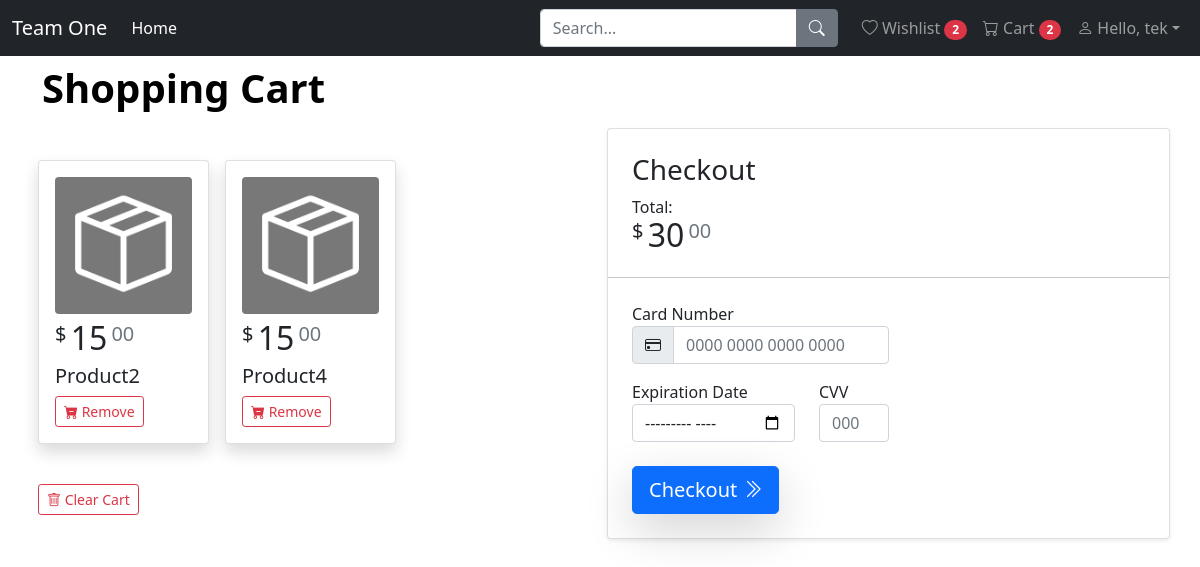
Page /cart (signed in) on the committed database.
### app/models.py (models this page shows, shortened)
class User(UserMixin, db.Model):
    id = db.Column(db.Integer, primary_key=True)
    name = db.Column(db.String(64), index=True, unique=True)
    email = db.Column(db.String(128), index=True, unique=True)
    password_hash = db.Column(db.String(128))
    img = db.Column(db.String(30), nullable=False, default='default.jpg')
    seller = db.Column(db.Boolean(), default=False)
    cart = db.relationship('Item', secondary=carts,lazy='subquery')
    wishlist = db.relationship('Item', secondary=carts,lazy='subquery')
    @staticmethod
    @login.user_loader
    def get_user(id):
        return User.query.get(id)

class Item(db.Model):
    id = db.Column(db.Integer(), primary_key=True)
    name = db.Column(db.String(32), nullable=False)
    price = db.Column(db.Float(), nullable=False)
    description = db.Column(db.String(128),  nullable= False)
    img = db.Column(db.String(30), nullable=False, default='default.jpg')

### app/routes.py (the view)
@app.route('/cart')
def cart():
    return render_template('cart.html')

### templates/cart.html
{% extends "layout.html" %}
{% import "includes/components.html" as components %}
{% block content %}
<h1 class="fw-bold mb-3 text-black">Shopping Cart</h1>
{% if current_user.cart|length %}
<div class="row">
    <div class="col-xl row g-3 mb-4">
        {% for item in current_user.cart %}
            <div class="col-3 col-xl-4">
            {% call components.product_card(item) %}
            <a class="btn btn-outline-danger btn-sm mt-2" href="/cart/remove/{{item.id}}"><i class="bi bi-cart-dash-fill"></i> Remove</a>
            {% endcall %}
            </div>
        {% endfor %}
        <div>
            <a class="btn btn-outline-danger btn-sm mt-4" href="/cart/remove/all"><i class="bi bi-trash"></i> Clear Cart</a>
        </div>
    </div>
    <div class="col-xl ms-xl-3 p-0 card shadow-sm">
        <div class="card-body d-block p-4 pb-2">
            <h3 class="card-title">Checkout</h3>
            Total:<br>
            {{components.price(current_user.cart|sum(attribute='price'))}}
        </div>
        <hr>
        <div class="card-body d-block p-4 py-2">
            <form action="/cart/checkout" method="post" class="col-6" disabled>
                <label>Card Number</label>
                <div class="input-group mb-3">
                    <span class="input-group-text bi bi-credit-card"></span>
                    <input class="form-control" placeholder="0000 0000 0000 0000" name="card_number" type="text" required>
                </div>
                <div class="row">
                    <div class="col-8">
                        <label>Expiration Date</label>
                        <input class="form-control col-8" name="expiration_date" type="month" required>
                    </div>
                    <div class="col-4">
                        <label>CVV</label>
                        <input class="form-control col-8" placeholder="000" name="cvv" type="password" required>
                    </div>
                </div>
                <button class="btn btn-primary btn-lg shadow-lg mt-4" type="submit">Checkout <i class="bi bi-chevron-double-right"></i></button>
            </form>
        </div>
    </div>
</div>
{% else %}
<p>Your cart is empty!</p>
{% endif %}
{% endblock %}

### templates/layout.html (shortened to what this page needs)
<html>
    <head>
        <link rel="stylesheet" href="/styles.css">
        <link href="https://cdn.jsdelivr.net/npm/bootstrap@5.1.3/dist/css/bootstrap.min.css" rel="stylesheet">
        <link rel="stylesheet" href="https://cdn.jsdelivr.net/npm/bootstrap-icons@1.8.1/font/bootstrap-icons.css">
    </head>
    <body>
        <nav class="navbar navbar-expand-lg navbar-dark bg-dark">
            <div class="container-fluid">
                <a class="navbar-brand" href="/">Team One</a>
                <ul class="navbar-nav me-auto">
                    <li class="nav-item"><a href="/" class="nav-link active">Home</a></li>
                </ul>
                <div class="d-flex">
                    <form class="input-group me-3 mb-0" action="/search">
                        <input class="form-control" type="text" placeholder="Search..." name="search">
                        <button class="btn btn-secondary" type="submit"><i class="bi bi-search"></i></button>
                    </form>
                </div>
                <ul class="navbar-nav">
                    {% if current_user.is_anonymous %}
                    <li class="nav-item"><a class="nav-link" href="/register"><span class="bi bi-person-plus"></span> Register</a></li>
                    <li class="nav-item"><a class="nav-link" href="/login"><span class="bi bi-box-arrow-in-right"></span> Login</a></li>
                    {% else %}
                    <li class="nav-item"><a class="nav-link" href="/wishlist">
                        <span class="bi bi-heart"></span> Wishlist
                        {% if current_user.wishlist|length %}
                        <span class="badge rounded-pill bg-danger">
                            {{ current_user.wishlist|length }}
                        </span>
                        {% endif %}</a></li>
                    <li class="nav-item"><a class="nav-link" href="/cart">
                        <span class="bi bi-cart"></span> Cart
                        {% if current_user.cart|length %}
                        <span class="badge rounded-pill bg-danger">
                            {{ current_user.cart|length }}
                        </span>
                        {% endif %}
                    </a>
                    </li>
                    <div class="nav-item dropdown">
                        <a class="nav-link dropdown-toggle" data-bs-toggle="dropdown" href="/account"><span class="bi bi-person"></span> Hello, {{current_user.name}}</a>
                    </div>
                    {% endif %}
                </ul>
            </div>
        </nav>
        <div class="container pt-2">
            {% block content %}{% endblock %}
        </div>
    </body>
</html>

### templates/includes/components.html (shortened to what this page needs)
{% macro price(price) -%}
    <span class="h5 fw-normal fw-normal align-top">$</span>
    <span class="h2 lh-1">{{ price|int }}</span>
    <span class="h5 fw-normal text-muted align-top">{{ ("%.2f"|format(price))[-2:] }}</span>
{%- endmacro %}
{% macro product_card(item) -%}
    <div class="card card-body shadow d-block">
        <div class="position-relative">
            <img src="/static/images/products/{{ item.img }}" class="img-fluid d-block rounded mb-2" alt="{{ item.name }}">
            {{ price(item.price) }}
            <h5 class="mt-2 mb-0">{{ item.name }}</h5>
        </div>
        {% if caller is defined -%} {{ caller() }} {%- endif %}
    </div>
{%- endmacro %}

### rows in the picture
User: name "tek"
Item: img (placeholder picture), price "15", price "00", name "Product2"
Item: img (placeholder picture), price "15", price "00", name "Product4"

### other values in the picture
{{ current_user.wishlist|length }} "2"
{{ current_user.cart|length }} "2"
{{ price|int }} "30"
{{ ("%.2f"|format(price))[-2:] }} "00"
